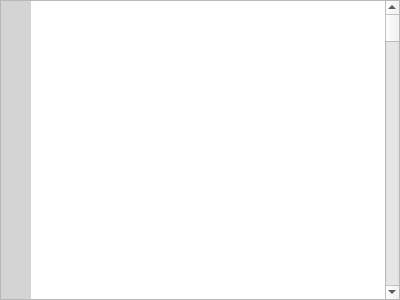
<?xml version="1.0" encoding="UTF-8"?>
<ui version="4.0">
 <class>RLCodeBrowser</class>
 <widget class="QFrame" name="RLCodeBrowser">
  <property name="geometry">
   <rect>
    <x>0</x>
    <y>0</y>
    <width>400</width>
    <height>300</height>
   </rect>
  </property>
  <property name="windowTitle">
   <string>Form</string>
  </property>
  <property name="styleSheet">
   <string notr="true"/>
  </property>
  <property name="frameShape">
   <enum>QFrame::StyledPanel</enum>
  </property>
  <property name="frameShadow">
   <enum>QFrame::Sunken</enum>
  </property>
  <property name="midLineWidth">
   <number>1</number>
  </property>
  <layout class="QVBoxLayout" name="verticalLayout">
   <property name="margin">
    <number>0</number>
   </property>
   <item>
    <layout class="QHBoxLayout" name="horizontalLayout">
     <property name="spacing">
      <number>0</number>
     </property>
     <item>
      <widget class="QTextBrowser" name="lineViewer">
       <property name="sizePolicy">
        <sizepolicy hsizetype="Fixed" vsizetype="Expanding">
         <horstretch>0</horstretch>
         <verstretch>0</verstretch>
        </sizepolicy>
       </property>
       <property name="maximumSize">
        <size>
         <width>30</width>
         <height>16777215</height>
        </size>
       </property>
       <property name="styleSheet">
        <string notr="true">background:rgb(212, 212, 212);
font: 11pt &quot;Ubuntu Mono&quot;;</string>
       </property>
       <property name="frameShape">
        <enum>QFrame::NoFrame</enum>
       </property>
       <property name="verticalScrollBarPolicy">
        <enum>Qt::ScrollBarAlwaysOff</enum>
       </property>
       <property name="horizontalScrollBarPolicy">
        <enum>Qt::ScrollBarAlwaysOff</enum>
       </property>
       <property name="textInteractionFlags">
        <set>Qt::NoTextInteraction</set>
       </property>
      </widget>
     </item>
     <item>
      <widget class="QTextEdit" name="codeBrowser">
       <property name="cursor" stdset="0">
        <cursorShape>IBeamCursor</cursorShape>
       </property>
       <property name="styleSheet">
        <string notr="true">font: 11pt &quot;Ubuntu Mono&quot;;</string>
       </property>
       <property name="frameShape">
        <enum>QFrame::NoFrame</enum>
       </property>
       <property name="verticalScrollBarPolicy">
        <enum>Qt::ScrollBarAlwaysOff</enum>
       </property>
       <property name="horizontalScrollBarPolicy">
        <enum>Qt::ScrollBarAsNeeded</enum>
       </property>
       <property name="readOnly">
        <bool>false</bool>
       </property>
      </widget>
     </item>
     <item>
      <widget class="QScrollBar" name="scroll">
       <property name="orientation">
        <enum>Qt::Vertical</enum>
       </property>
      </widget>
     </item>
    </layout>
   </item>
  </layout>
 </widget>
 <resources/>
 <connections/>
</ui>
